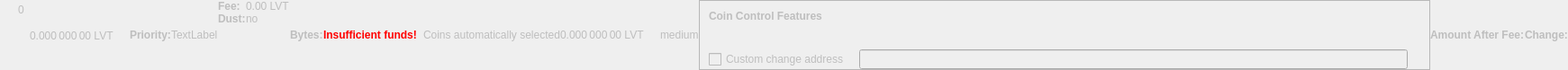
    <widget class="QWidget" name="dummyHideWidget" native="true">
     <property name="enabled">
      <bool>false</bool>
     </property>
     <property name="maximumSize">
      <size>
       <width>100</width>
       <height>22</height>
      </size>
     </property>
     <layout class="QHBoxLayout" name="dummyHideLayout">
      <property name="spacing">
       <number>0</number>
      </property>
      <property name="margin">
       <number>0</number>
      </property>
      <item>
       <layout class="QFormLayout" name="formLayoutCoinControl1">
        <property name="horizontalSpacing">
         <number>10</number>
        </property>
        <property name="verticalSpacing">
         <number>14</number>
        </property>
        <property name="leftMargin">
         <number>10</number>
        </property>
        <property name="topMargin">
         <number>4</number>
        </property>
        <property name="rightMargin">
         <number>6</number>
        </property>
        <item row="0" column="1">
         <widget class="QLabel" name="labelCoinControlBytes">
          <property name="cursor">
           <cursorShape>IBeamCursor</cursorShape>
          </property>
          <property name="contextMenuPolicy">
           <enum>Qt::ActionsContextMenu</enum>
          </property>
          <property name="text">
           <string notr="true">0</string>
          </property>
          <property name="textInteractionFlags">
           <set>Qt::LinksAccessibleByMouse|Qt::TextSelectableByKeyboard|Qt::TextSelectableByMouse</set>
          </property>
         </widget>
        </item>
       </layout>
      </item>
      <item>
       <widget class="QLabel" name="labelCoinControlAfterFee">
        <property name="enabled">
         <bool>false</bool>
        </property>
        <property name="sizePolicy">
         <sizepolicy hsizetype="Fixed" vsizetype="Fixed">
          <horstretch>0</horstretch>
          <verstretch>0</verstretch>
         </sizepolicy>
        </property>
        <property name="minimumSize">
         <size>
          <width>111</width>
          <height>12</height>
         </size>
        </property>
        <property name="maximumSize">
         <size>
          <width>111</width>
          <height>12</height>
         </size>
        </property>
        <property name="cursor">
         <cursorShape>IBeamCursor</cursorShape>
        </property>
        <property name="contextMenuPolicy">
         <enum>Qt::ActionsContextMenu</enum>
        </property>
        <property name="text">
         <string notr="true">0.000 000 00 LVT</string>
        </property>
        <property name="textInteractionFlags">
         <set>Qt::LinksAccessibleByMouse|Qt::TextSelectableByKeyboard|Qt::TextSelectableByMouse</set>
        </property>
       </widget>
      </item>
      <item>
       <widget class="QLabel" name="labelCoinControlPriorityText">
        <property name="enabled">
         <bool>false</bool>
        </property>
        <property name="font">
         <font>
          <weight>75</weight>
          <bold>true</bold>
         </font>
        </property>
        <property name="text">
         <string>Priority:</string>
        </property>
       </widget>
      </item>
      <item>
       <layout class="QHBoxLayout" name="horizontalLayout">
        <item>
         <widget class="QLabel" name="WarningLabel">
          <property name="text">
           <string>TextLabel</string>
          </property>
         </widget>
        </item>
       </layout>
      </item>
      <item>
       <layout class="QFormLayout" name="formLayoutCoinControl3">
        <property name="horizontalSpacing">
         <number>0</number>
        </property>
        <property name="verticalSpacing">
         <number>0</number>
        </property>
        <property name="leftMargin">
         <number>0</number>
        </property>
        <property name="topMargin">
         <number>0</number>
        </property>
        <property name="rightMargin">
         <number>0</number>
        </property>
        <item row="0" column="0">
         <widget class="QLabel" name="labelCoinControlFeeText">
          <property name="enabled">
           <bool>false</bool>
          </property>
          <property name="font">
           <font>
            <weight>75</weight>
            <bold>true</bold>
           </font>
          </property>
          <property name="text">
           <string>Fee:</string>
          </property>
          <property name="margin">
           <number>0</number>
          </property>
         </widget>
        </item>
        <item row="0" column="1">
         <widget class="QLabel" name="labelCoinControlFee">
          <property name="enabled">
           <bool>false</bool>
          </property>
          <property name="cursor">
           <cursorShape>IBeamCursor</cursorShape>
          </property>
          <property name="contextMenuPolicy">
           <enum>Qt::ActionsContextMenu</enum>
          </property>
          <property name="text">
           <string notr="true">0.00 LVT</string>
          </property>
          <property name="textInteractionFlags">
           <set>Qt::LinksAccessibleByMouse|Qt::TextSelectableByKeyboard|Qt::TextSelectableByMouse</set>
          </property>
         </widget>
        </item>
        <item row="1" column="0">
         <widget class="QLabel" name="labelCoinControlLowOutputText">
          <property name="enabled">
           <bool>false</bool>
          </property>
          <property name="font">
           <font>
            <weight>75</weight>
            <bold>true</bold>
           </font>
          </property>
          <property name="text">
           <string>Dust:</string>
          </property>
         </widget>
        </item>
        <item row="1" column="1">
         <widget class="QLabel" name="labelCoinControlLowOutput">
          <property name="enabled">
           <bool>false</bool>
          </property>
          <property name="cursor">
           <cursorShape>IBeamCursor</cursorShape>
          </property>
          <property name="contextMenuPolicy">
           <enum>Qt::ActionsContextMenu</enum>
          </property>
          <property name="text">
           <string>no</string>
          </property>
          <property name="textInteractionFlags">
           <set>Qt::LinksAccessibleByMouse|Qt::TextSelectableByKeyboard|Qt::TextSelectableByMouse</set>
          </property>
         </widget>
        </item>
       </layout>
      </item>
      <item>
       <widget class="QLabel" name="labelCoinControlBytesText">
        <property name="enabled">
         <bool>false</bool>
        </property>
        <property name="font">
         <font>
          <weight>75</weight>
          <bold>true</bold>
         </font>
        </property>
        <property name="text">
         <string>Bytes:</string>
        </property>
       </widget>
      </item>
      <item>
       <layout class="QFormLayout" name="formLayoutCoinControl2">
        <property name="horizontalSpacing">
         <number>0</number>
        </property>
        <property name="verticalSpacing">
         <number>0</number>
        </property>
        <property name="leftMargin">
         <number>0</number>
        </property>
        <property name="topMargin">
         <number>0</number>
        </property>
        <property name="rightMargin">
         <number>0</number>
        </property>
       </layout>
      </item>
      <item>
       <layout class="QHBoxLayout" name="horizontalLayoutCoinControl2">
        <property name="spacing">
         <number>0</number>
        </property>
        <property name="bottomMargin">
         <number>0</number>
        </property>
       </layout>
      </item>
      <item>
       <widget class="QLabel" name="labelCoinControlInsuffFunds">
        <property name="enabled">
         <bool>false</bool>
        </property>
        <property name="minimumSize">
         <size>
          <width>0</width>
          <height>0</height>
         </size>
        </property>
        <property name="font">
         <font>
          <weight>75</weight>
          <bold>true</bold>
         </font>
        </property>
        <property name="styleSheet">
         <string notr="true">color:red;font-weight:bold;</string>
        </property>
        <property name="text">
         <string>Insufficient funds!</string>
        </property>
        <property name="margin">
         <number>5</number>
        </property>
       </widget>
      </item>
      <item>
       <layout class="QFormLayout" name="formLayoutCoinControl4">
        <property name="horizontalSpacing">
         <number>0</number>
        </property>
        <property name="verticalSpacing">
         <number>0</number>
        </property>
        <property name="leftMargin">
         <number>0</number>
        </property>
        <property name="topMargin">
         <number>0</number>
        </property>
        <property name="rightMargin">
         <number>0</number>
        </property>
       </layout>
      </item>
      <item>
       <widget class="QLabel" name="labelCoinControlChangeLabel">
        <property name="enabled">
         <bool>false</bool>
        </property>
        <property name="sizePolicy">
         <sizepolicy hsizetype="Preferred" vsizetype="Expanding">
          <horstretch>0</horstretch>
          <verstretch>0</verstretch>
         </sizepolicy>
        </property>
        <property name="minimumSize">
         <size>
          <width>0</width>
          <height>0</height>
         </size>
        </property>
        <property name="text">
         <string/>
        </property>
        <property name="margin">
         <number>3</number>
        </property>
       </widget>
      </item>
      <item>
       <widget class="QLabel" name="labelCoinControlAutomaticallySelected">
        <property name="enabled">
         <bool>false</bool>
        </property>
        <property name="sizePolicy">
         <sizepolicy hsizetype="Fixed" vsizetype="Fixed">
          <horstretch>0</horstretch>
          <verstretch>0</verstretch>
         </sizepolicy>
        </property>
        <property name="minimumSize">
         <size>
          <width>0</width>
          <height>0</height>
         </size>
        </property>
        <property name="maximumSize">
         <size>
          <width>240</width>
          <height>16777215</height>
         </size>
        </property>
        <property name="text">
         <string>Coins automatically selected</string>
        </property>
        <property name="margin">
         <number>5</number>
        </property>
       </widget>
      </item>
      <item>
       <widget class="QLabel" name="labelCoinControlChange">
        <property name="enabled">
         <bool>false</bool>
        </property>
        <property name="sizePolicy">
         <sizepolicy hsizetype="Fixed" vsizetype="Fixed">
          <horstretch>0</horstretch>
          <verstretch>0</verstretch>
         </sizepolicy>
        </property>
        <property name="minimumSize">
         <size>
          <width>111</width>
          <height>0</height>
         </size>
        </property>
        <property name="maximumSize">
         <size>
          <width>111</width>
          <height>16777215</height>
         </size>
        </property>
        <property name="cursor">
         <cursorShape>IBeamCursor</cursorShape>
        </property>
        <property name="contextMenuPolicy">
         <enum>Qt::ActionsContextMenu</enum>
        </property>
        <property name="text">
         <string notr="true">0.000 000 00 LVT</string>
        </property>
        <property name="textInteractionFlags">
         <set>Qt::LinksAccessibleByMouse|Qt::TextSelectableByKeyboard|Qt::TextSelectableByMouse</set>
        </property>
       </widget>
      </item>
      <item>
       <widget class="QLabel" name="labelCoinControlPriority">
        <property name="enabled">
         <bool>false</bool>
        </property>
        <property name="cursor">
         <cursorShape>IBeamCursor</cursorShape>
        </property>
        <property name="contextMenuPolicy">
         <enum>Qt::ActionsContextMenu</enum>
        </property>
        <property name="text">
         <string>medium</string>
        </property>
        <property name="textInteractionFlags">
         <set>Qt::LinksAccessibleByMouse|Qt::TextSelectableByKeyboard|Qt::TextSelectableByMouse</set>
        </property>
       </widget>
      </item>
      <item>
       <widget class="QFrame" name="frameCoinControl">
        <property name="sizePolicy">
         <sizepolicy hsizetype="Expanding" vsizetype="Expanding">
          <horstretch>0</horstretch>
          <verstretch>0</verstretch>
         </sizepolicy>
        </property>
        <property name="maximumSize">
         <size>
          <width>16777215</width>
          <height>16777215</height>
         </size>
        </property>
        <property name="frameShape">
         <enum>QFrame::StyledPanel</enum>
        </property>
        <property name="frameShadow">
         <enum>QFrame::Sunken</enum>
        </property>
        <layout class="QVBoxLayout" name="verticalLayoutCoinControl2_2">
         <property name="spacing">
          <number>0</number>
         </property>
         <property name="margin">
          <number>0</number>
         </property>
         <item>
          <layout class="QVBoxLayout" name="verticalLayoutCoinControl" stretch="0,0,0,1">
           <property name="spacing">
            <number>0</number>
           </property>
           <property name="leftMargin">
            <number>10</number>
           </property>
           <property name="topMargin">
            <number>10</number>
           </property>
           <item>
            <layout class="QHBoxLayout" name="horizontalLayoutCoinControl1">
             <property name="bottomMargin">
              <number>15</number>
             </property>
             <item>
              <widget class="QLabel" name="labelCoinControlFeatures">
               <property name="enabled">
                <bool>false</bool>
               </property>
               <property name="sizePolicy">
                <sizepolicy hsizetype="Preferred" vsizetype="Maximum">
                 <horstretch>0</horstretch>
                 <verstretch>0</verstretch>
                </sizepolicy>
               </property>
               <property name="font">
                <font>
                 <weight>75</weight>
                 <bold>true</bold>
                </font>
               </property>
               <property name="styleSheet">
                <string notr="true">font-weight:bold;</string>
               </property>
               <property name="text">
                <string>Coin Control Features</string>
               </property>
              </widget>
             </item>
            </layout>
           </item>
           <item>
            <widget class="QWidget" name="widgetCoinControl" native="true">
             <property name="sizePolicy">
              <sizepolicy hsizetype="Preferred" vsizetype="Preferred">
               <horstretch>0</horstretch>
               <verstretch>0</verstretch>
              </sizepolicy>
             </property>
             <property name="minimumSize">
              <size>
               <width>0</width>
               <height>0</height>
              </size>
             </property>
             <property name="styleSheet">
              <string notr="true"/>
             </property>
             <layout class="QHBoxLayout" name="horizontalLayoutCoinControl5_2">
              <property name="margin">
               <number>0</number>
              </property>
              <item>
               <layout class="QHBoxLayout" name="horizontalLayoutCoinControl3">
                <property name="spacing">
                 <number>20</number>
                </property>
                <property name="topMargin">
                 <number>0</number>
                </property>
                <property name="bottomMargin">
                 <number>10</number>
                </property>
               </layout>
              </item>
             </layout>
            </widget>
           </item>
           <item>
            <layout class="QHBoxLayout" name="horizontalLayoutCoinControl4" stretch="0,0,0">
             <property name="spacing">
              <number>12</number>
             </property>
             <property name="sizeConstraint">
              <enum>QLayout::SetDefaultConstraint</enum>
             </property>
             <property name="topMargin">
              <number>5</number>
             </property>
             <property name="rightMargin">
              <number>5</number>
             </property>
             <item>
              <widget class="QCheckBox" name="checkBoxCoinControlChange">
               <property name="enabled">
                <bool>false</bool>
               </property>
               <property name="toolTip">
                <string>If this is activated, but the change address is empty or invalid, change will be sent to a newly generated address.</string>
               </property>
               <property name="text">
                <string>Custom change address</string>
               </property>
              </widget>
             </item>
             <item>
              <widget class="QValidatedLineEdit" name="lineEditCoinControlChange">
               <property name="enabled">
                <bool>false</bool>
               </property>
               <property name="sizePolicy">
                <sizepolicy hsizetype="Expanding" vsizetype="Fixed">
                 <horstretch>0</horstretch>
                 <verstretch>0</verstretch>
                </sizepolicy>
               </property>
              </widget>
             </item>
             <item>
              <widget class="QLabel" name="labelCoinControlChangeLabel_2">
               <property name="sizePolicy">
                <sizepolicy hsizetype="Preferred" vsizetype="Expanding">
                 <horstretch>0</horstretch>
                 <verstretch>0</verstretch>
                </sizepolicy>
               </property>
               <property name="minimumSize">
                <size>
                 <width>0</width>
                 <height>0</height>
                </size>
               </property>
               <property name="text">
                <string/>
               </property>
               <property name="margin">
                <number>3</number>
               </property>
              </widget>
             </item>
            </layout>
           </item>
           <item>
            <spacer name="verticalSpacerCoinControl">
             <property name="orientation">
              <enum>Qt::Vertical</enum>
             </property>
             <property name="sizeHint" stdset="0">
              <size>
               <width>800</width>
               <height>1</height>
              </size>
             </property>
            </spacer>
           </item>
          </layout>
         </item>
        </layout>
       </widget>
      </item>
      <item>
       <widget class="QLabel" name="labelCoinControlAfterFeeText">
        <property name="enabled">
         <bool>false</bool>
        </property>
        <property name="minimumSize">
         <size>
          <width>0</width>
          <height>0</height>
         </size>
        </property>
        <property name="maximumSize">
         <size>
          <width>16777215</width>
          <height>16777215</height>
         </size>
        </property>
        <property name="font">
         <font>
          <weight>75</weight>
          <bold>true</bold>
         </font>
        </property>
        <property name="text">
         <string>Amount After Fee:</string>
        </property>
        <property name="alignment">
         <set>Qt::AlignLeading|Qt::AlignLeft|Qt::AlignVCenter</set>
        </property>
        <property name="margin">
         <number>0</number>
        </property>
       </widget>
      </item>
      <item>
       <widget class="QLabel" name="labelCoinControlChangeText">
        <property name="enabled">
         <bool>false</bool>
        </property>
        <property name="sizePolicy">
         <sizepolicy hsizetype="Preferred" vsizetype="Preferred">
          <horstretch>0</horstretch>
          <verstretch>0</verstretch>
         </sizepolicy>
        </property>
        <property name="minimumSize">
         <size>
          <width>0</width>
          <height>0</height>
         </size>
        </property>
        <property name="maximumSize">
         <size>
          <width>16777215</width>
          <height>16777215</height>
         </size>
        </property>
        <property name="font">
         <font>
          <weight>75</weight>
          <bold>true</bold>
         </font>
        </property>
        <property name="text">
         <string>Change:</string>
        </property>
        <property name="alignment">
         <set>Qt::AlignLeading|Qt::AlignLeft|Qt::AlignVCenter</set>
        </property>
       </widget>
      </item>
     </layout>
    </widget>
